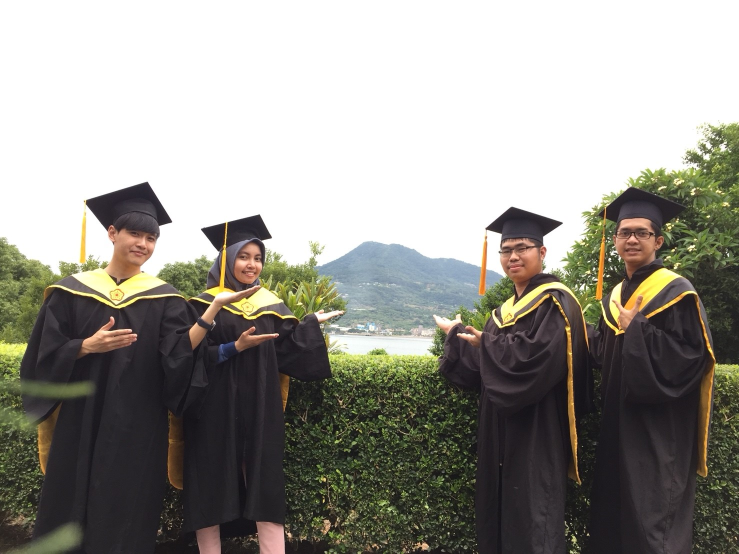
#> input picture Test_images/Tamsui trip_191201_0126.jpg, 1478 x 1108 px (shown at 1/2 size)
$ python Visualizing_HOGdescriptors.py
#> lines starting #> are read from the running program, lines starting #| are printed output that depends on the picture
# -*- coding: utf-8 -*-
"""
Created on Thu Mar 23 20:53:18 2017

@author: Samyakh Tukra
"""
#%%
import matplotlib.pyplot as plt
from skimage import io
from skimage.feature import hog
from skimage import data, color, exposure
from PIL import Image
import cv2
import imutils
#%%
image_lists=['crop001706.png','crop001514.png','crop001573.png','Tamsui trip_191201_0017.jpg','Tamsui trip_191201_0120.jpg','Tamsui trip_191201_0126.jpg']
img_name=image_lists[5]
#img_name='victor1.jpg'
#img_name='crop001706.png'

#img = io.imread(r"Test_images/{}".format(img_name))

img= cv2.imread("Test_images/{}".format(img_name))
#> img is the input picture: shape (1108, 1478, 3); mean B, G, R 141, 148.1, 150.1
if img.shape[0]<img.shape[1]:
    img = imutils.resize(img, height=200)
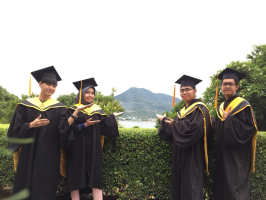
#> img: shape (200, 266, 3); mean B, G, R 141, 148.1, 150.1
else:
    img = imutils.resize(img, width=200)


image = color.rgb2gray(img)
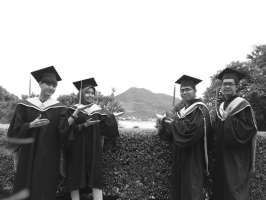
#> image: shape (200, 266) float64; min 0.0717, max 1, mean 0.575

fd, hog_image = hog(image, orientations=9, pixels_per_cell=(16, 16),
                    cells_per_block=(1, 1), visualise=True)
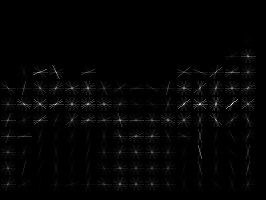
#> hog_image: shape (200, 266) float64; min 0, max 0.207, mean 0.00319; drawn with min black and max white
#> fd = 1728 values, max 1 at index 463, min 0 at index 0, mean 0.203

fig, (ax1, ax2) = plt.subplots(1, 2, figsize=(8, 4), sharex=True, sharey=True)

ax1.axis('off')
ax1.imshow(image, cmap=plt.cm.gray)
ax1.set_title('Input image')
#ax1.set_adjustable('box-forced')

# Rescale histogram for better display
hog_image_rescaled = exposure.rescale_intensity(hog_image, in_range=(0, 0.02))
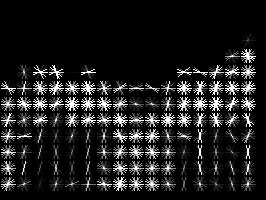
#> hog_image_rescaled: shape (200, 266) float64; min 0, max 1, mean 0.116

ax2.axis('off')
ax2.imshow(hog_image_rescaled, cmap=plt.cm.gray)
ax2.set_title('Histogram of Oriented Gradients')
#ax1.set_adjustable('box-forced')
plt.savefig(img_name[:-4]+'_HOG.png')
plt.show()
